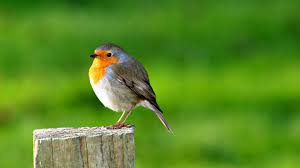
#> input picture OpenCV/bird3.jpeg, 300 x 168 px
$ python 4_pixel_modification.py
#> lines starting #> are read from the running program, lines starting #| are printed output that depends on the picture
import cv2 as cv
import numpy as np
import matplotlib.pyplot as plt

#acessing an  modifying pixel values
img= cv.imread('bird3.jpeg')
#> img is the input picture: shape (168, 300, 3); mean B, G, R 35, 136.8, 88.1

#printing the pixel value
#px=img[100,100]
#print(px)

#change the pixel value of the selected region
#img[40:80,50:150]= (255,0,0)

#cuting the selcted pixel region
img1=img[40:80,50:150]
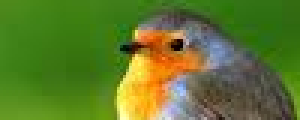
#> img1: shape (40, 100, 3) (shown 3 times larger); mean B, G, R 43.2, 121.2, 95
cv.imshow('image1',img1)

cv.imshow('image',img)

print(img.shape)
#| (168, 300, 3)
plt.imshow(img)
plt.show()

cv.waitKey(0)
cv.destroyAllWindows()

$ run again, with OpenCV/bird2.jpeg copied over OpenCV/bird3.jpeg
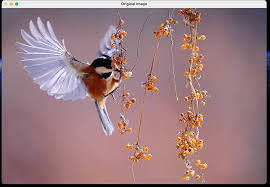
#> input picture OpenCV/bird2.jpeg, 270 x 187 px
#> img is the input picture: shape (187, 270, 3); mean B, G, R 128.1, 123.5, 153.8
#> `img1=img[40:80,50:150]`:
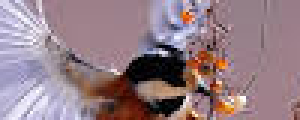
#> img1: shape (40, 100, 3) (shown 3 times larger); mean B, G, R 134.7, 126.2, 149.1
#| (187, 270, 3)

$ run again, with OpenCV/bird.jpeg copied over OpenCV/bird3.jpeg
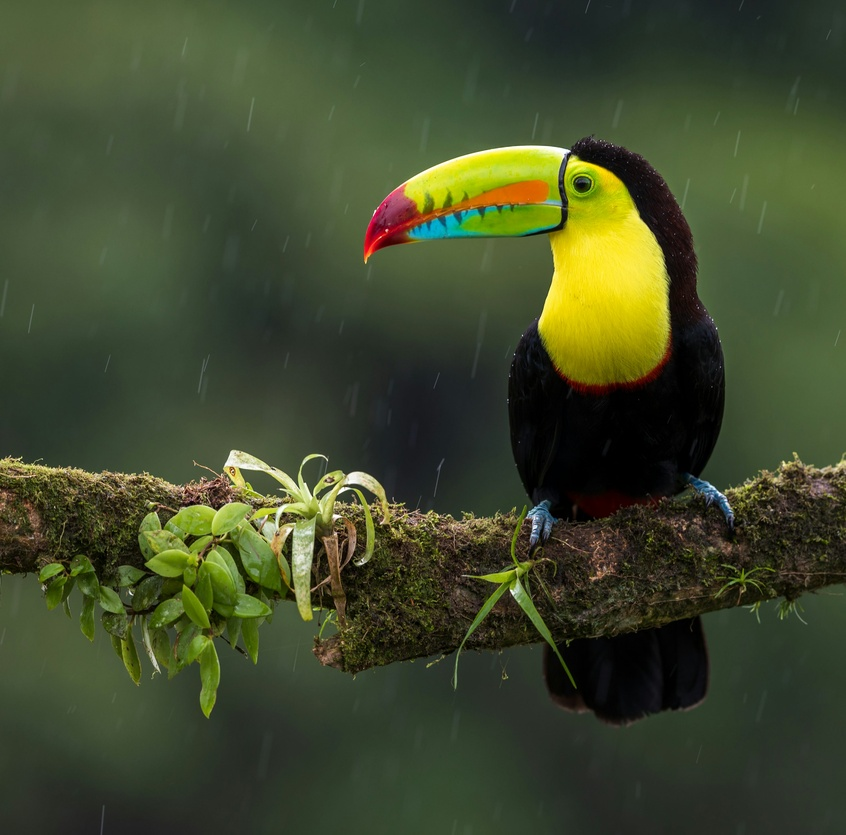
#> input picture OpenCV/bird.jpeg, 846 x 835 px, shrunk from 3000 x 2961 before the run
#> img is the input picture: shape (835, 846, 3); mean B, G, R 44.1, 72.8, 64
#> `img1=img[40:80,50:150]`:
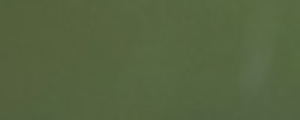
#> img1: shape (40, 100, 3) (shown 3 times larger); mean B, G, R 64.6, 100.2, 85.6
#| (835, 846, 3)
